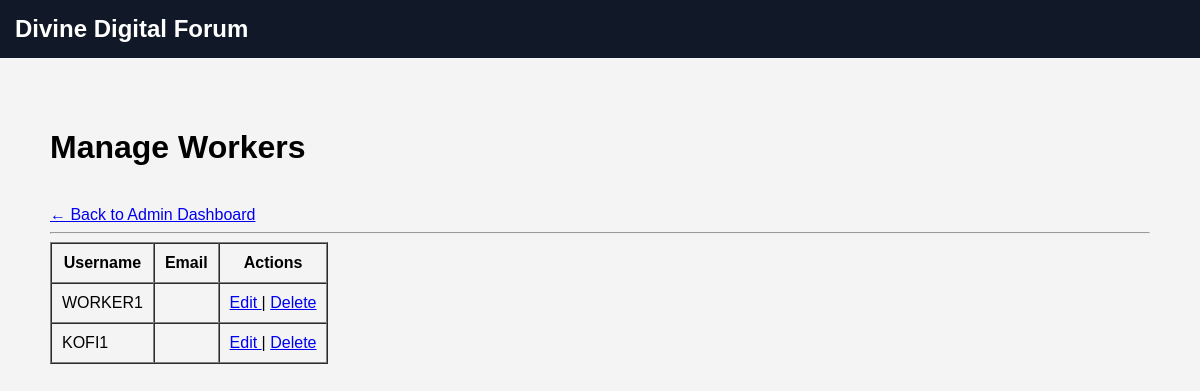
Before: /dashboard/manage-workers/ (signed in) with the older database file.
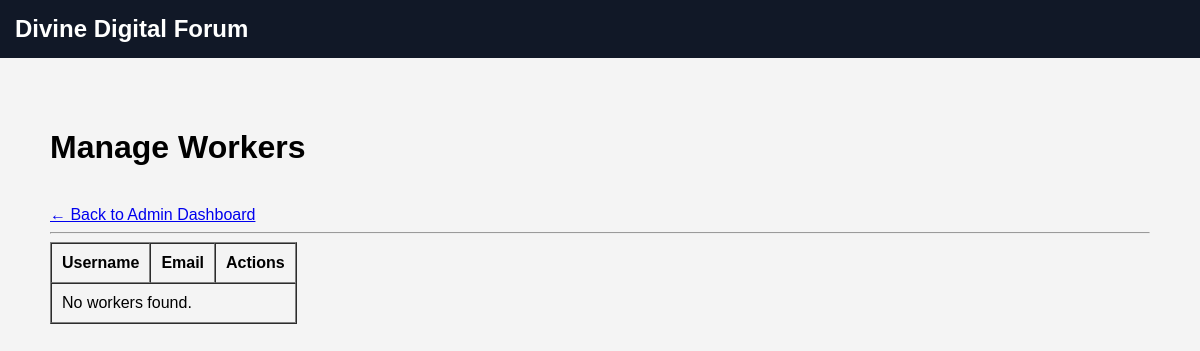
After: the same page with the newer database file.
### accounts/models.py (models this page shows, shortened)
class CustomUser(AbstractUser):
    is_worker = models.BooleanField(default=False)
    is_admin = models.BooleanField(default=False)

### dashboard/views.py (the view)
@login_required
@user_passes_test(is_staff_member)
def manage_workers(request):
    workers = User.objects.filter(is_staff=False)
    context = {
        "workers": workers
    }
    return render(
        request,
        "dashboard/manage_workers.html",
        context
    )

### dashboard/views.py (called while the page is built)
def is_staff_member(user):
    return user.is_staff

### dashboard/templates/dashboard/manage_workers.html
{% extends 'main_base.html' %}
{% block content %}
<div style="padding: 30px; font-family: Arial;">
    <h1>Manage Workers</h1>
    <br>
    <a href="{% url 'dashboard:admin_dashboard' %}">
        ← Back to Admin Dashboard
    </a>
    <hr>
    <table border="1" cellpadding="10" cellspacing="0">
        <thead>
            <tr>
                <th>Username</th>
                <th>Email</th>
                <th>Actions</th>
            </tr>
        </thead>
        <tbody>
            {% for worker in workers %}
            <tr>
                <td>{{ worker.username }}</td>
                <td>{{ worker.email }}</td>
                <td>
                    <a href="{% url 'dashboard:edit_worker' worker.id %}">
                        Edit
                    </a>
                    |
                    <a href="{% url 'dashboard:delete_worker' worker.id %}">
                        Delete
                    </a>
                </td>
            </tr>
            {% empty %}
            <tr>
                <td colspan="3">
                    No workers found.
                </td>
            </tr>
            {% endfor %}
        </tbody>
    </table>
</div>
{% endblock %}

Changed rows visible on the page:
no longer on this page (row edited): CustomUser: username "WORKER1"
removed CustomUser: username "KOFI1"
Other visible differences:
text now shown: "No workers found."
